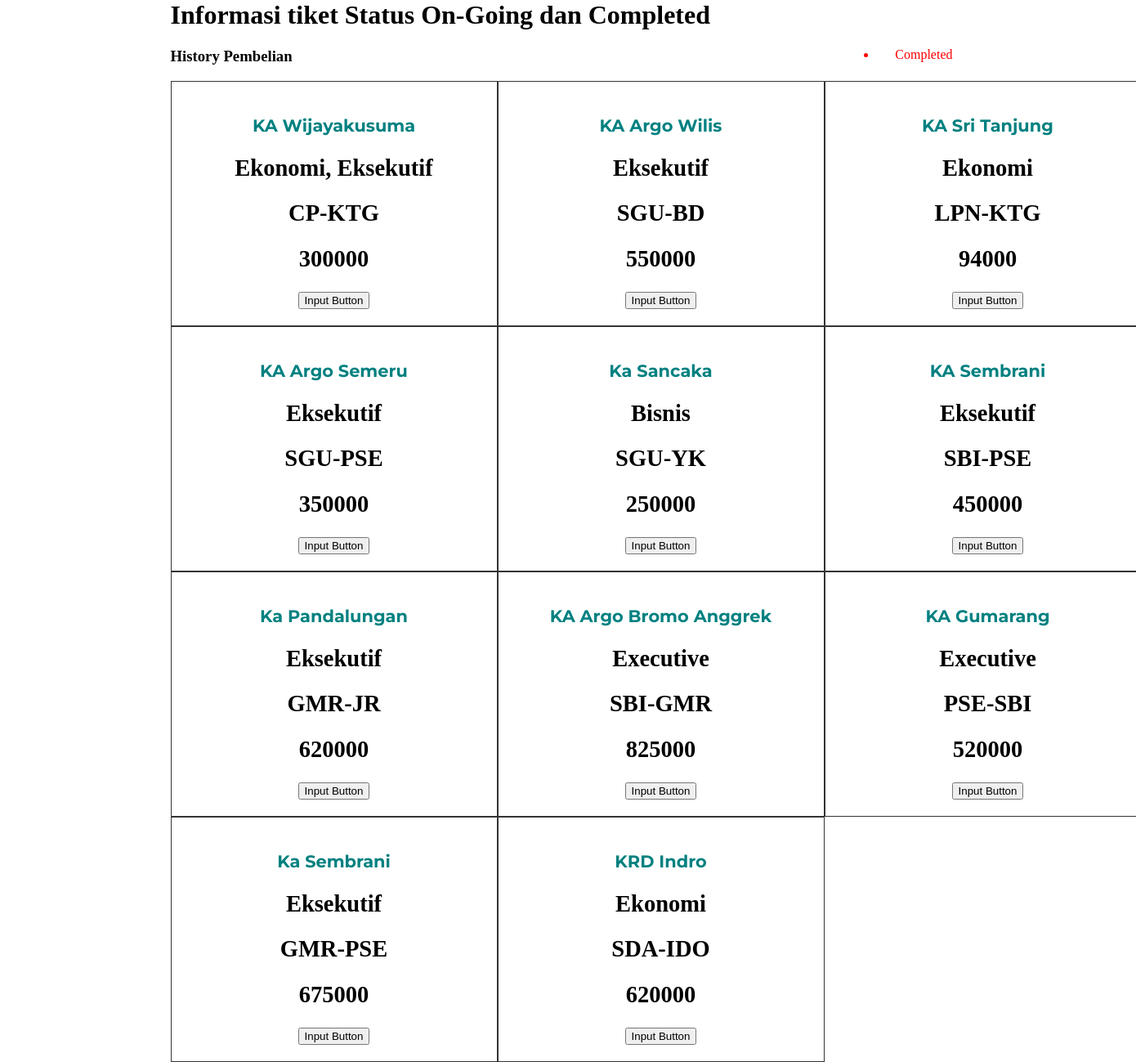
The page /grid_tiket.php on the database its author committed.
### tables this page shows
CREATE TABLE `transportasi` (
  `Id_Jenis` int(11) NOT NULL,
  `NamaTransportasi` varchar(30) NOT NULL,
  `Kelas` varchar(50) NOT NULL,
  `Relasi` varchar(50) NOT NULL,
  `WaktuTempuh` varchar(10) NOT NULL,
  `Harga` int(20) NOT NULL
);

### grid_tiket.php (the view, shortened to what this page needs)
<html>
    <head>
        <h1>Informasi tiket Status On-Going dan Completed</h1>
        <li><a href="Transportasi.php?Page=">Completed</a></li>
        <link rel="stylesheet" href="StyleTable.css" type="text/css">
    </head>
    <body>
        <h3>History Pembelian</h3>
    <?php
        include "connect.php";
        $sql = "SELECT * FROM transportasi";
        $result = mysqli_query($koneksi, $sql);
    ?>
        <div class="grid-container">
            <?php
            while($data = mysqli_fetch_array($result)) {
            ?>
                <div class="grid-item">
                    <p><?php echo $data['NamaTransportasi']; ?></h2>
                    <h2><?php echo $data['Kelas'];?></h2>
                    <h2><?php echo $data['Relasi'];?></h2>
                    <h2><?php echo $data['Harga'];?></h2>
                    <input type="button" class="button" value="Input Button">
                </div>
            <?php }?>
        </div>
    </body>
    </html>

### StyleTable.css (style rules this page uses)
body { width: 70%; margin: auto; }
a:link { color: red; }
p { font-size: 110%; font-weight: bold; font-family: 'Montserrat', sans-serif; color: teal; }
li { float: right; color: red; }
li a { display: square; color: cyan; text-align: center; padding: 20px 16px; text-decoration: none; }

### grid_tiket.php (style rules this page uses)
.grid-container { display: grid; grid-template-columns: 400px 400px 400px; grid-template-rows: 300px 300px 300px; }
.grid-item { background-color: rgba(255, 255, 255, 0.8); border: 1px solid rgba(0, 0, 0, 0.8); padding: 20px; font-size: 19px; text-align: center; }

### rows shown on the page
transportasi: NamaTransportasi "KA Wijayakusuma", Kelas "Ekonomi, Eksekutif", Relasi "CP-KTG", Harga "300000"
transportasi: NamaTransportasi "KA Argo Wilis", Kelas "Eksekutif", Relasi "SGU-BD", Harga "550000"
transportasi: NamaTransportasi "KA Sri Tanjung", Kelas "Ekonomi", Relasi "LPN-KTG", Harga "94000"
transportasi: NamaTransportasi "KA Argo Semeru", Kelas "Eksekutif", Relasi "SGU-PSE", Harga "350000"
transportasi: NamaTransportasi "Ka Sancaka", Kelas "Bisnis", Relasi "SGU-YK", Harga "250000"
transportasi: NamaTransportasi "KA Sembrani", Kelas "Eksekutif", Relasi "SBI-PSE", Harga "450000"
transportasi: NamaTransportasi "Ka Pandalungan", Kelas "Eksekutif", Relasi "GMR-JR", Harga "620000"
transportasi: NamaTransportasi "KA Argo Bromo Anggrek", Kelas "Executive", Relasi "SBI-GMR", Harga "825000"
transportasi: NamaTransportasi "KA Gumarang", Kelas "Executive", Relasi "PSE-SBI", Harga "520000"
transportasi: NamaTransportasi "Ka Sembrani", Kelas "Eksekutif", Relasi "GMR-PSE", Harga "675000"
transportasi: NamaTransportasi "KRD Indro", Kelas "Ekonomi", Relasi "SDA-IDO", Harga "620000"
